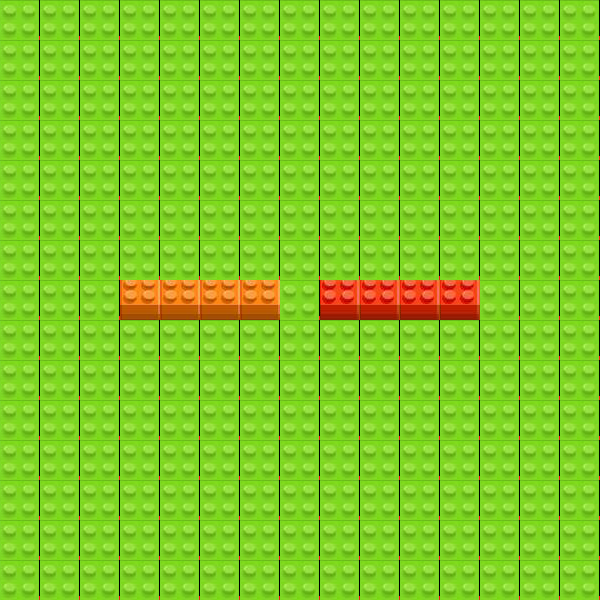

A level layout from a 2D game, rendered from its tile map. Below: a short description, then the map file with tile-grid data replaced by summaries:
An orthogonal 15x15 tile map with 40x40 px tiles, 3 tile layers (background, can_not_destroym, destroym).

<map version="1.0" orientation="orthogonal" renderorder="right-down" width="15" height="15" tilewidth="40" tileheight="40">
 <tileset firstgid="1" name="texture" tilewidth="40" tileheight="40">
  <image source="texture.png" width="120" height="80" />
 </tileset>
 <layer name="background" width="15" height="15">
  <data>[225 cells, 225 non-empty, 1 distinct tile ids]</data>
 </layer>
 <layer name="can_not_destroym" width="15" height="15">
  <data>[225 cells, 0 non-empty, 0 distinct tile ids]</data>
 </layer>
 <layer name="destroym" width="15" height="15">
  <data>[225 cells, 8 non-empty, 2 distinct tile ids]</data>
 </layer>
</map>